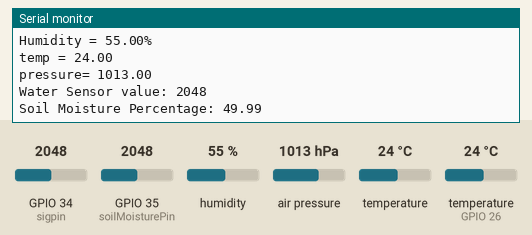
The sketch below on a simulated ESP32. On the bench: the last lines printed to the serial monitor. Inputs (shaded band) come from the test bench; at power-on: humidity 55 %, air pressure 1013 hPa, GPIO 34 (sigpin) = 2048, GPIO 35 (soilMoisturePin) = 2048, temperature 24 °C, temperature (sensor on GPIO 26) 24 °C. WiFi joins after 1.5 s; servers stay silent unless stated; no MQTT or app messages arrive unless stated.

Above: at 5.2 s.
5.3 s: humidity set to 22 %
9.4 s: air pressure set to 952 hPa
At 12.5 s:
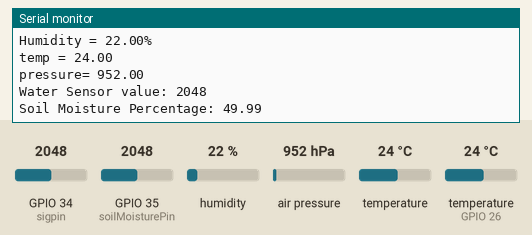
13.5 s: GPIO 34 (sigpin) set to 2866
At 15.1 s:
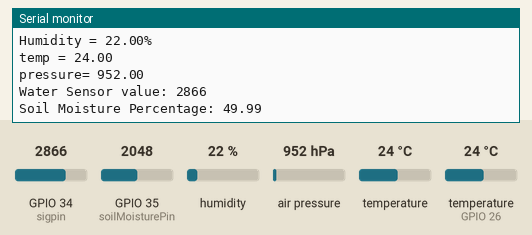
17.6 s: GPIO 35 (soilMoisturePin) set to 2866
At 21.3 s:
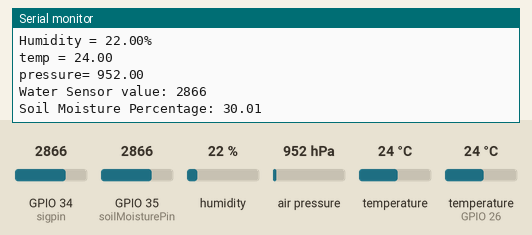
21.7 s: temperature (sensor 0) set to 12 °C
25.8 s: humidity set to 40 %
Timing chart, 0 to 28.8 s (numbered marks = the images above; inputs shaded):
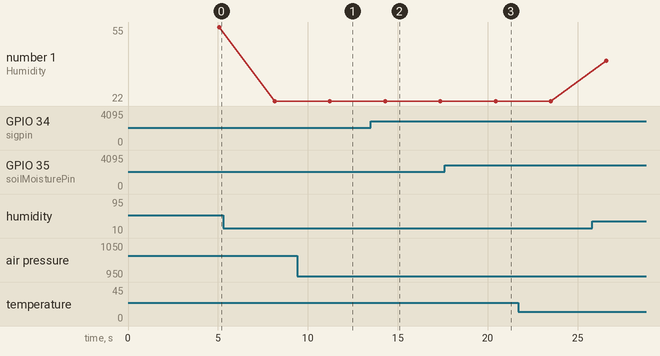

Measured:
- after the input at 9.4 s, the serial monitor: prints a new line after 1.8 s (image 1)
- after the input at 13.5 s, the serial monitor: prints a new line after 0.80 s (image 2)
- after the input at 17.6 s, the serial monitor: prints a new line after 2.9 s (image 3)
- plotted number 1: 55 → 22 after the input at 5.3 s, 22 → 40 after the input at 25.8 s

The sketch:

tscode.ino
```cpp
#include <PubSubClient.h>
#include <WiFi.h>
#include <ThingSpeak.h>

#include <DHT.h>
#include <Adafruit_BMP280.h>
#include <Wire.h>
#include <Adafruit_Sensor.h>
#define BMP280_I2C_ADDRESS 0x76
Adafruit_BMP280 bmp280;


#define DHTTYPE DHT11
const int dht_dpin = 26;
DHT dht(dht_dpin, DHTTYPE);

//For wifi connection
const char* ssid = "1+";
const char* pass = "12345677";

//mqtt details

const char* server = "mqtt3.thingspeak.com";

const char* mqttUserName = "JgcoBjQkGwcsGBUeKhsFIwc";

const char* mqttPass = "tLyTISgz+zmreEX57sCRugYE";

const char* clientID = "JgcoBjQkGwcsGBUeKhsFIwc";

long writeChannelID = 1769144;
const char* writeAPIKey = "44IL3OXGOLTE0NPF";
float bhum = 0;
int port = 1883;

// Define Water Level Pins
#define powpin 2
#define sigpin 34

WiFiClient client;
PubSubClient mqttClient(client);

int soilMoisturePin = 35;

void setup()
{
  Serial.begin(9600);
  dht.begin();
  delay(2000);
  bmp280.begin(BMP280_I2C_ADDRESS);

  //checking wifi status
  WiFi.begin(ssid, pass);
  while (WiFi.status() != WL_CONNECTED) {
    Serial.println("Connecting to WiFi...");
    delay(1000);
  }
  Serial.println("WiFi Connected!");
  mqttClient.setServer(server, port);
}

void loop()
{
  while (mqttClient.connected() == NULL) {
    Serial.println("Connecting to mqtt...");
    mqttClient.connect(clientID, mqttUserName, mqttPass);
    delay(1000);
  }
  Serial.println("connected to mqtt");
  mqttClient.loop();

  float hum = dht.readHumidity();
  //    float temp = dht.readTemperature();


  if (!isnan(hum))
  {
    bhum = hum;
    Serial.print("Humidity = ");
    Serial.print(hum);
    Serial.println("%");

  }
  else {
    Serial.print("Humidity = ");
    Serial.print(bhum);
    Serial.println("%");

  }

  float temp = bmp280.readTemperature();
  float pressure = bmp280.readPressure();

  Serial.print("temp = ");
  Serial.println(temp);
  Serial.print("pressure= ");
  Serial.println(pressure / 100);

  String dataString = "field7=" + String(pressure / 100);
  String topicString = "channels/" + String( writeChannelID ) + "/publish";
  mqttClient.publish( topicString.c_str(), dataString.c_str() );

  dataString = "field6=" + String(temp);
  topicString = "channels/" + String( writeChannelID ) + "/publish";
  mqttClient.publish( topicString.c_str(), dataString.c_str() );


  dataString = "field1=" + String(bhum);
  topicString = "channels/" + String( writeChannelID ) + "/publish";
  mqttClient.publish( topicString.c_str(), dataString.c_str() );

  digitalWrite(powpin, HIGH);
  int WaterLevelValue = analogRead(sigpin);
  digitalWrite(powpin, LOW);

  Serial.print("Water Sensor value: ");
  Serial.println(WaterLevelValue);

  dataString = "field3=" + String(WaterLevelValue);
  topicString = "channels/" + String( writeChannelID ) + "/publish";
  mqttClient.publish( topicString.c_str(), dataString.c_str() );


  float soilMoistureValue = analogRead(soilMoisturePin);
  Serial.print("Soil Moisture Percentage: ");
  soilMoistureValue = soilMoistureValue / 4095;
  float Moisture_percentage = soilMoistureValue * 100;
  float percent = 100 - Moisture_percentage;
  Serial.println(percent);

  dataString = "field4=" + String(percent);
  topicString = "channels/" + String( writeChannelID ) + "/publish";
  mqttClient.publish( topicString.c_str(), dataString.c_str() );


  delay(3000);
}
```
